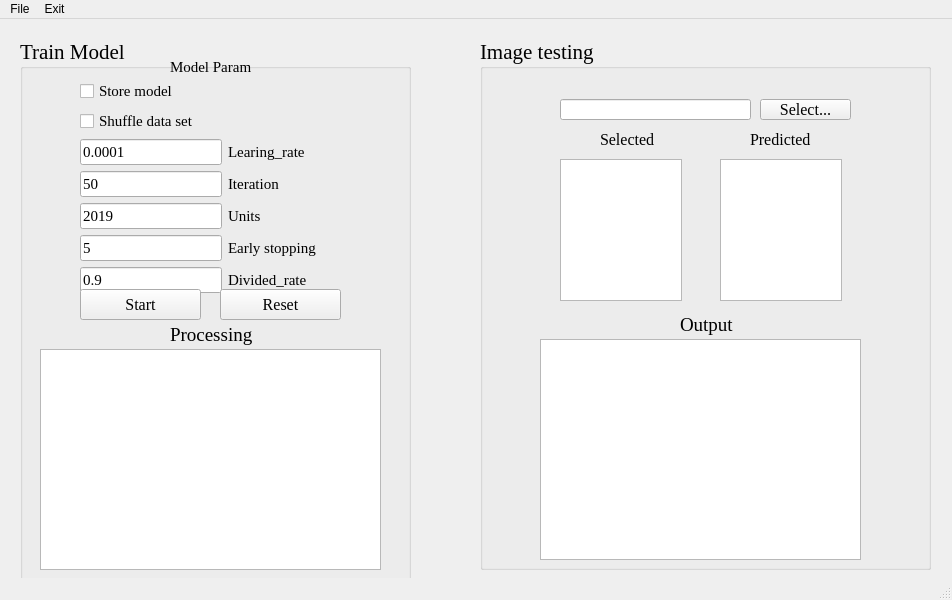
<?xml version="1.0" encoding="UTF-8"?>
<ui version="4.0">
 <class>MainWindow</class>
 <widget class="QMainWindow" name="MainWindow">
  <property name="enabled">
   <bool>true</bool>
  </property>
  <property name="geometry">
   <rect>
    <x>0</x>
    <y>0</y>
    <width>952</width>
    <height>600</height>
   </rect>
  </property>
  <property name="minimumSize">
   <size>
    <width>952</width>
    <height>600</height>
   </size>
  </property>
  <property name="maximumSize">
   <size>
    <width>952</width>
    <height>600</height>
   </size>
  </property>
  <property name="mouseTracking">
   <bool>false</bool>
  </property>
  <property name="windowTitle">
   <string>FaceRecognition</string>
  </property>
  <property name="windowIcon">
   <iconset>
    <normaloff>../image/10.png</normaloff>../image/10.png</iconset>
  </property>
  <widget class="QWidget" name="centralwidget">
   <property name="enabled">
    <bool>true</bool>
   </property>
   <widget class="QGroupBox" name="groupBox">
    <property name="geometry">
     <rect>
      <x>20</x>
      <y>20</y>
      <width>391</width>
      <height>551</height>
     </rect>
    </property>
    <property name="font">
     <font>
      <family>Times New Roman</family>
      <pointsize>16</pointsize>
     </font>
    </property>
    <property name="title">
     <string>Train Model</string>
    </property>
    <widget class="QLabel" name="label">
     <property name="geometry">
      <rect>
       <x>150</x>
       <y>20</y>
       <width>81</width>
       <height>16</height>
      </rect>
     </property>
     <property name="font">
      <font>
       <family>Times New Roman</family>
       <pointsize>11</pointsize>
      </font>
     </property>
     <property name="text">
      <string>Model Params</string>
     </property>
    </widget>
    <widget class="QWidget" name="formLayoutWidget">
     <property name="geometry">
      <rect>
       <x>60</x>
       <y>40</y>
       <width>271</width>
       <height>243</height>
      </rect>
     </property>
     <layout class="QFormLayout" name="formLayout">
      <property name="rightMargin">
       <number>0</number>
      </property>
      <item row="0" column="0">
       <widget class="QCheckBox" name="checkBox">
        <property name="font">
         <font>
          <family>Times New Roman</family>
          <pointsize>11</pointsize>
         </font>
        </property>
        <property name="text">
         <string>Store model</string>
        </property>
        <property name="checked">
         <bool>false</bool>
        </property>
       </widget>
      </item>
      <item row="1" column="0">
       <widget class="QCheckBox" name="checkBox_2">
        <property name="font">
         <font>
          <family>Times New Roman</family>
          <pointsize>11</pointsize>
         </font>
        </property>
        <property name="text">
         <string>Shuffle data set</string>
        </property>
       </widget>
      </item>
      <item row="2" column="0">
       <widget class="QLineEdit" name="lineEdit">
        <property name="enabled">
         <bool>true</bool>
        </property>
        <property name="font">
         <font>
          <pointsize>11</pointsize>
         </font>
        </property>
        <property name="focusPolicy">
         <enum>Qt::StrongFocus</enum>
        </property>
        <property name="whatsThis">
         <string>It's the learning_rate of fully-connected, it depend the speed of training a model.</string>
        </property>
        <property name="text">
         <string>0.0001</string>
        </property>
        <property name="placeholderText">
         <string>0.0001</string>
        </property>
       </widget>
      </item>
      <item row="2" column="1">
       <widget class="QLabel" name="label_2">
        <property name="font">
         <font>
          <family>Times New Roman</family>
          <pointsize>11</pointsize>
         </font>
        </property>
        <property name="text">
         <string>Learing_rate</string>
        </property>
       </widget>
      </item>
      <item row="3" column="0">
       <widget class="QLineEdit" name="lineEdit_2">
        <property name="font">
         <font>
          <pointsize>11</pointsize>
         </font>
        </property>
        <property name="text">
         <string>50</string>
        </property>
        <property name="placeholderText">
         <string>50</string>
        </property>
       </widget>
      </item>
      <item row="3" column="1">
       <widget class="QLabel" name="label_3">
        <property name="font">
         <font>
          <family>Times New Roman</family>
          <pointsize>11</pointsize>
         </font>
        </property>
        <property name="text">
         <string>Iteration</string>
        </property>
       </widget>
      </item>
      <item row="4" column="0">
       <widget class="QLineEdit" name="lineEdit_3">
        <property name="font">
         <font>
          <pointsize>11</pointsize>
         </font>
        </property>
        <property name="inputMask">
         <string/>
        </property>
        <property name="text">
         <string>2019</string>
        </property>
        <property name="placeholderText">
         <string>2019</string>
        </property>
       </widget>
      </item>
      <item row="4" column="1">
       <widget class="QLabel" name="label_4">
        <property name="font">
         <font>
          <family>Times New Roman</family>
          <pointsize>11</pointsize>
         </font>
        </property>
        <property name="text">
         <string>Units</string>
        </property>
       </widget>
      </item>
      <item row="5" column="0">
       <widget class="QLineEdit" name="lineEdit_4">
        <property name="font">
         <font>
          <pointsize>11</pointsize>
         </font>
        </property>
        <property name="inputMask">
         <string/>
        </property>
        <property name="text">
         <string>5</string>
        </property>
        <property name="placeholderText">
         <string>5</string>
        </property>
       </widget>
      </item>
      <item row="5" column="1">
       <widget class="QLabel" name="label_5">
        <property name="font">
         <font>
          <pointsize>11</pointsize>
         </font>
        </property>
        <property name="text">
         <string>Early stopping</string>
        </property>
       </widget>
      </item>
      <item row="6" column="0">
       <widget class="QLineEdit" name="lineEdit_6">
        <property name="font">
         <font>
          <pointsize>11</pointsize>
         </font>
        </property>
        <property name="inputMask">
         <string/>
        </property>
        <property name="text">
         <string>0.9</string>
        </property>
        <property name="placeholderText">
         <string>0.9</string>
        </property>
       </widget>
      </item>
      <item row="6" column="1">
       <widget class="QLabel" name="label_11">
        <property name="font">
         <font>
          <pointsize>11</pointsize>
         </font>
        </property>
        <property name="text">
         <string>Divided_rate</string>
        </property>
       </widget>
      </item>
     </layout>
    </widget>
    <widget class="QPushButton" name="pushButton">
     <property name="geometry">
      <rect>
       <x>60</x>
       <y>250</y>
       <width>121</width>
       <height>31</height>
      </rect>
     </property>
     <property name="font">
      <font>
       <pointsize>12</pointsize>
      </font>
     </property>
     <property name="text">
      <string>Start</string>
     </property>
    </widget>
    <widget class="QTextBrowser" name="textBrowser">
     <property name="geometry">
      <rect>
       <x>20</x>
       <y>310</y>
       <width>341</width>
       <height>221</height>
      </rect>
     </property>
     <property name="font">
      <font>
       <pointsize>12</pointsize>
      </font>
     </property>
    </widget>
    <widget class="QLabel" name="label_6">
     <property name="geometry">
      <rect>
       <x>150</x>
       <y>285</y>
       <width>91</width>
       <height>21</height>
      </rect>
     </property>
     <property name="font">
      <font>
       <pointsize>14</pointsize>
      </font>
     </property>
     <property name="text">
      <string>Processing</string>
     </property>
    </widget>
    <widget class="QPushButton" name="pushButton_2">
     <property name="geometry">
      <rect>
       <x>200</x>
       <y>250</y>
       <width>121</width>
       <height>31</height>
      </rect>
     </property>
     <property name="font">
      <font>
       <pointsize>12</pointsize>
      </font>
     </property>
     <property name="text">
      <string>Reset</string>
     </property>
    </widget>
   </widget>
   <widget class="QGroupBox" name="groupBox_2">
    <property name="geometry">
     <rect>
      <x>480</x>
      <y>20</y>
      <width>451</width>
      <height>531</height>
     </rect>
    </property>
    <property name="font">
     <font>
      <family>Times New Roman</family>
      <pointsize>16</pointsize>
     </font>
    </property>
    <property name="title">
     <string>Image testing</string>
    </property>
    <widget class="QLineEdit" name="lineEdit_5">
     <property name="geometry">
      <rect>
       <x>80</x>
       <y>60</y>
       <width>191</width>
       <height>21</height>
      </rect>
     </property>
     <property name="font">
      <font>
       <pointsize>12</pointsize>
      </font>
     </property>
     <property name="styleSheet">
      <string notr="true">rgb = (rgb(0, 170, 0));
font: 9pt &quot;Times New Roman&quot;;
</string>
     </property>
    </widget>
    <widget class="QToolButton" name="toolButton">
     <property name="geometry">
      <rect>
       <x>280</x>
       <y>60</y>
       <width>91</width>
       <height>21</height>
      </rect>
     </property>
     <property name="font">
      <font>
       <family>Times New Roman</family>
       <pointsize>12</pointsize>
      </font>
     </property>
     <property name="text">
      <string>Select...</string>
     </property>
    </widget>
    <widget class="QTextBrowser" name="textBrowser_2">
     <property name="geometry">
      <rect>
       <x>60</x>
       <y>300</y>
       <width>321</width>
       <height>221</height>
      </rect>
     </property>
    </widget>
    <widget class="QGraphicsView" name="graphicsView">
     <property name="geometry">
      <rect>
       <x>80</x>
       <y>120</y>
       <width>122</width>
       <height>142</height>
      </rect>
     </property>
    </widget>
    <widget class="QGraphicsView" name="graphicsView_2">
     <property name="geometry">
      <rect>
       <x>240</x>
       <y>120</y>
       <width>122</width>
       <height>142</height>
      </rect>
     </property>
    </widget>
    <widget class="QLabel" name="label_7">
     <property name="geometry">
      <rect>
       <x>130</x>
       <y>110</y>
       <width>54</width>
       <height>12</height>
      </rect>
     </property>
     <property name="text">
      <string/>
     </property>
    </widget>
    <widget class="QLabel" name="label_8">
     <property name="geometry">
      <rect>
       <x>120</x>
       <y>90</y>
       <width>54</width>
       <height>21</height>
      </rect>
     </property>
     <property name="font">
      <font>
       <pointsize>12</pointsize>
      </font>
     </property>
     <property name="text">
      <string>Selected</string>
     </property>
    </widget>
    <widget class="QLabel" name="label_9">
     <property name="geometry">
      <rect>
       <x>200</x>
       <y>270</y>
       <width>61</width>
       <height>31</height>
      </rect>
     </property>
     <property name="font">
      <font>
       <pointsize>14</pointsize>
      </font>
     </property>
     <property name="text">
      <string>Output</string>
     </property>
    </widget>
    <widget class="QLabel" name="label_10">
     <property name="geometry">
      <rect>
       <x>270</x>
       <y>90</y>
       <width>61</width>
       <height>20</height>
      </rect>
     </property>
     <property name="font">
      <font>
       <family>Times New Roman</family>
       <pointsize>12</pointsize>
      </font>
     </property>
     <property name="text">
      <string>Predicted</string>
     </property>
    </widget>
   </widget>
  </widget>
  <widget class="QMenuBar" name="menubar">
   <property name="geometry">
    <rect>
     <x>0</x>
     <y>0</y>
     <width>952</width>
     <height>23</height>
    </rect>
   </property>
   <widget class="QMenu" name="menuExit_E">
    <property name="font">
     <font>
      <pointsize>10</pointsize>
     </font>
    </property>
    <property name="title">
     <string>Exit</string>
    </property>
   </widget>
   <widget class="QMenu" name="menuFile">
    <property name="title">
     <string>File</string>
    </property>
    <addaction name="actionOpen_files"/>
    <addaction name="actionSave_file"/>
   </widget>
   <addaction name="menuFile"/>
   <addaction name="menuExit_E"/>
  </widget>
  <widget class="QStatusBar" name="statusbar"/>
  <action name="actionOpen_files">
   <property name="text">
    <string>Open file</string>
   </property>
   <property name="font">
    <font>
     <family>Times New Roman</family>
     <pointsize>10</pointsize>
    </font>
   </property>
  </action>
  <action name="actionSave_file">
   <property name="text">
    <string>Save file</string>
   </property>
   <property name="font">
    <font>
     <family>Times New Roman</family>
     <pointsize>10</pointsize>
    </font>
   </property>
  </action>
 </widget>
 <tabstops>
  <tabstop>checkBox</tabstop>
  <tabstop>checkBox_2</tabstop>
  <tabstop>lineEdit</tabstop>
  <tabstop>lineEdit_2</tabstop>
  <tabstop>lineEdit_3</tabstop>
  <tabstop>lineEdit_4</tabstop>
  <tabstop>lineEdit_6</tabstop>
  <tabstop>pushButton</tabstop>
  <tabstop>pushButton_2</tabstop>
  <tabstop>textBrowser</tabstop>
  <tabstop>lineEdit_5</tabstop>
  <tabstop>toolButton</tabstop>
  <tabstop>graphicsView</tabstop>
  <tabstop>graphicsView_2</tabstop>
  <tabstop>textBrowser_2</tabstop>
 </tabstops>
 <resources/>
 <connections>
  <connection>
   <sender>pushButton_2</sender>
   <signal>clicked()</signal>
   <receiver>lineEdit_4</receiver>
   <slot>clear()</slot>
   <hints>
    <hint type="sourcelabel">
     <x>234</x>
     <y>303</y>
    </hint>
    <hint type="destinationlabel">
     <x>226</x>
     <y>240</y>
    </hint>
   </hints>
  </connection>
  <connection>
   <sender>pushButton_2</sender>
   <signal>clicked()</signal>
   <receiver>lineEdit_3</receiver>
   <slot>clear()</slot>
   <hints>
    <hint type="sourcelabel">
     <x>248</x>
     <y>301</y>
    </hint>
    <hint type="destinationlabel">
     <x>223</x>
     <y>209</y>
    </hint>
   </hints>
  </connection>
  <connection>
   <sender>pushButton_2</sender>
   <signal>clicked()</signal>
   <receiver>lineEdit_2</receiver>
   <slot>clear()</slot>
   <hints>
    <hint type="sourcelabel">
     <x>261</x>
     <y>306</y>
    </hint>
    <hint type="destinationlabel">
     <x>226</x>
     <y>179</y>
    </hint>
   </hints>
  </connection>
  <connection>
   <sender>pushButton_2</sender>
   <signal>clicked()</signal>
   <receiver>lineEdit</receiver>
   <slot>clear()</slot>
   <hints>
    <hint type="sourcelabel">
     <x>278</x>
     <y>305</y>
    </hint>
    <hint type="destinationlabel">
     <x>229</x>
     <y>150</y>
    </hint>
   </hints>
  </connection>
  <connection>
   <sender>pushButton_2</sender>
   <signal>clicked()</signal>
   <receiver>lineEdit_6</receiver>
   <slot>clear()</slot>
   <hints>
    <hint type="sourcelabel">
     <x>305</x>
     <y>310</y>
    </hint>
    <hint type="destinationlabel">
     <x>222</x>
     <y>266</y>
    </hint>
   </hints>
  </connection>
 </connections>
</ui>
